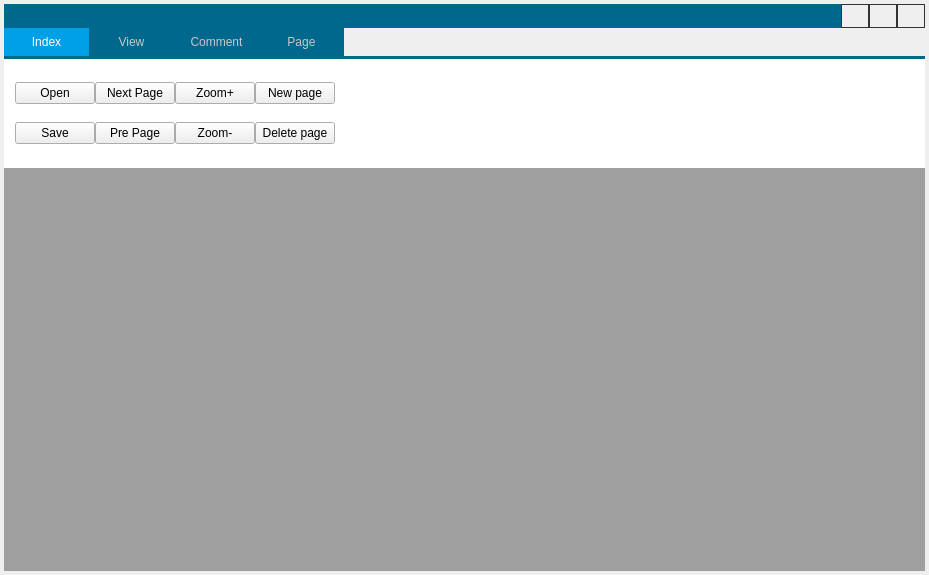
<?xml version="1.0" encoding="UTF-8"?>
<ui version="4.0">
 <class>QWinHandle</class>
 <widget class="QWidget" name="QWinHandle">
  <property name="windowModality">
   <enum>Qt::NonModal</enum>
  </property>
  <property name="geometry">
   <rect>
    <x>0</x>
    <y>0</y>
    <width>929</width>
    <height>575</height>
   </rect>
  </property>
  <property name="minimumSize">
   <size>
    <width>0</width>
    <height>0</height>
   </size>
  </property>
  <property name="maximumSize">
   <size>
    <width>16777215</width>
    <height>16777215</height>
   </size>
  </property>
  <property name="focusPolicy">
   <enum>Qt::StrongFocus</enum>
  </property>
  <property name="windowTitle">
   <string>QWinHandle</string>
  </property>
  <property name="styleSheet">
   <string notr="true">font: 75 10pt &quot;微软雅黑&quot;;</string>
  </property>
  <layout class="QVBoxLayout" name="verticalLayout" stretch="0">
   <property name="spacing">
    <number>0</number>
   </property>
   <property name="leftMargin">
    <number>0</number>
   </property>
   <property name="topMargin">
    <number>0</number>
   </property>
   <property name="rightMargin">
    <number>0</number>
   </property>
   <property name="bottomMargin">
    <number>0</number>
   </property>
   <item>
    <layout class="QGridLayout" name="gridLayout">
     <property name="leftMargin">
      <number>4</number>
     </property>
     <property name="topMargin">
      <number>4</number>
     </property>
     <property name="rightMargin">
      <number>4</number>
     </property>
     <property name="bottomMargin">
      <number>4</number>
     </property>
     <property name="spacing">
      <number>0</number>
     </property>
     <item row="0" column="0">
      <widget class="QPushButton" name="pushBtnTitle">
       <property name="sizePolicy">
        <sizepolicy hsizetype="Expanding" vsizetype="Expanding">
         <horstretch>0</horstretch>
         <verstretch>0</verstretch>
        </sizepolicy>
       </property>
       <property name="maximumSize">
        <size>
         <width>16777215</width>
         <height>24</height>
        </size>
       </property>
       <property name="mouseTracking">
        <bool>false</bool>
       </property>
       <property name="autoFillBackground">
        <bool>false</bool>
       </property>
       <property name="styleSheet">
        <string notr="true">QPushButton {
	text-align: left;
    border:1px solid #333;
	border-color: rgb(0, 104, 140);
	background-color: rgb(0, 104, 140);
}
</string>
       </property>
       <property name="text">
        <string/>
       </property>
       <property name="iconSize">
        <size>
         <width>25</width>
         <height>25</height>
        </size>
       </property>
       <property name="flat">
        <bool>true</bool>
       </property>
      </widget>
     </item>
     <item row="0" column="3">
      <widget class="QPushButton" name="pushBtnClose">
       <property name="sizePolicy">
        <sizepolicy hsizetype="Minimum" vsizetype="Expanding">
         <horstretch>0</horstretch>
         <verstretch>0</verstretch>
        </sizepolicy>
       </property>
       <property name="minimumSize">
        <size>
         <width>28</width>
         <height>24</height>
        </size>
       </property>
       <property name="maximumSize">
        <size>
         <width>28</width>
         <height>24</height>
        </size>
       </property>
       <property name="mouseTracking">
        <bool>true</bool>
       </property>
       <property name="styleSheet">
        <string notr="true">QPushButton {
border:1px solid #333;
}
</string>
       </property>
       <property name="text">
        <string/>
       </property>
       <property name="iconSize">
        <size>
         <width>28</width>
         <height>24</height>
        </size>
       </property>
       <property name="flat">
        <bool>true</bool>
       </property>
       <property name="aaa" stdset="0">
        <stringlist>
         <string></string>
         <string></string>
         <string></string>
         <string></string>
         <string></string>
         <string></string>
         <string></string>
         <string>123445</string>
        </stringlist>
       </property>
      </widget>
     </item>
     <item row="0" column="1">
      <widget class="QPushButton" name="pushBtnMin">
       <property name="sizePolicy">
        <sizepolicy hsizetype="Preferred" vsizetype="Expanding">
         <horstretch>0</horstretch>
         <verstretch>0</verstretch>
        </sizepolicy>
       </property>
       <property name="minimumSize">
        <size>
         <width>28</width>
         <height>24</height>
        </size>
       </property>
       <property name="maximumSize">
        <size>
         <width>28</width>
         <height>24</height>
        </size>
       </property>
       <property name="mouseTracking">
        <bool>true</bool>
       </property>
       <property name="styleSheet">
        <string notr="true">QPushButton {
border:1px solid #333;
}
</string>
       </property>
       <property name="text">
        <string/>
       </property>
       <property name="iconSize">
        <size>
         <width>28</width>
         <height>24</height>
        </size>
       </property>
       <property name="flat">
        <bool>true</bool>
       </property>
      </widget>
     </item>
     <item row="1" column="0" colspan="4">
      <widget class="QTabWidget" name="tabWidget">
       <property name="minimumSize">
        <size>
         <width>0</width>
         <height>140</height>
        </size>
       </property>
       <property name="maximumSize">
        <size>
         <width>16777215</width>
         <height>140</height>
        </size>
       </property>
       <property name="styleSheet">
        <string notr="true">/* 面板 */
QTabWidget::pane {
		border: none;
		border-top: 3px solid rgb(0, 104, 140);
	    background: rgb(255, 255, 255);
}

/*  */
QTabWidget::tab-bar {
		border: none;
		background: rgb(0, 104, 140, 255);
}

QTabBar::tab {
		border: none;
		border-top-left-radius: 0px;
		border-top-right-radius: 0px;
		color: rgb(200, 200, 200);
		background: rgb(0, 104, 140, 255);
		height: 28px;
		min-width: 85px;
		margin-right: 0px;
		padding-left: 0px;
		padding-right: 0px;
}

/* 热键 */
QTabBar::tab:hover {
		color: rgb(255, 255, 255);
}

/* 鼠标选中 */
QTabBar::tab:selected {
		color: white;
		background: rgb(0, 160, 230);
}</string>
       </property>
       <property name="currentIndex">
        <number>0</number>
       </property>
       <widget class="QWidget" name="tabIndex">
        <attribute name="title">
         <string>Index</string>
        </attribute>
        <layout class="QHBoxLayout" name="horizontalLayout">
         <property name="spacing">
          <number>0</number>
         </property>
         <item>
          <layout class="QVBoxLayout" name="verticalLayout_2">
           <item>
            <widget class="QPushButton" name="pushButton">
             <property name="text">
              <string>Open</string>
             </property>
            </widget>
           </item>
           <item>
            <widget class="QPushButton" name="pushButton_2">
             <property name="text">
              <string>Save</string>
             </property>
            </widget>
           </item>
          </layout>
         </item>
         <item>
          <layout class="QVBoxLayout" name="verticalLayout_3">
           <item>
            <widget class="QPushButton" name="pushButton_3">
             <property name="text">
              <string>Next Page</string>
             </property>
            </widget>
           </item>
           <item>
            <widget class="QPushButton" name="pushButton_4">
             <property name="text">
              <string>Pre Page</string>
             </property>
            </widget>
           </item>
          </layout>
         </item>
         <item>
          <layout class="QVBoxLayout" name="verticalLayout_4">
           <item>
            <widget class="QPushButton" name="pushButton_5">
             <property name="text">
              <string>Zoom+</string>
             </property>
            </widget>
           </item>
           <item>
            <widget class="QPushButton" name="pushButton_6">
             <property name="text">
              <string>Zoom-</string>
             </property>
            </widget>
           </item>
          </layout>
         </item>
         <item>
          <layout class="QVBoxLayout" name="verticalLayout_5">
           <item>
            <widget class="QPushButton" name="pushButton_7">
             <property name="text">
              <string>New page</string>
             </property>
            </widget>
           </item>
           <item>
            <widget class="QPushButton" name="pushButton_8">
             <property name="text">
              <string>Delete page</string>
             </property>
            </widget>
           </item>
          </layout>
         </item>
         <item>
          <spacer name="horizontalSpacer">
           <property name="orientation">
            <enum>Qt::Horizontal</enum>
           </property>
           <property name="sizeHint" stdset="0">
            <size>
             <width>40</width>
             <height>20</height>
            </size>
           </property>
          </spacer>
         </item>
        </layout>
       </widget>
       <widget class="QWidget" name="tabView">
        <attribute name="title">
         <string>View</string>
        </attribute>
        <layout class="QHBoxLayout" name="horizontalLayout_2">
         <property name="spacing">
          <number>0</number>
         </property>
         <item>
          <layout class="QVBoxLayout" name="verticalLayout_6">
           <item>
            <widget class="QPushButton" name="pushButton_9">
             <property name="text">
              <string>PushButton</string>
             </property>
            </widget>
           </item>
           <item>
            <widget class="QPushButton" name="pushButton_10">
             <property name="text">
              <string>PushButton</string>
             </property>
            </widget>
           </item>
          </layout>
         </item>
         <item>
          <widget class="QPushButton" name="pushButton_11">
           <property name="text">
            <string>PushButton</string>
           </property>
          </widget>
         </item>
         <item>
          <layout class="QVBoxLayout" name="verticalLayout_7">
           <item>
            <widget class="QPushButton" name="pushButton_13">
             <property name="text">
              <string>PushButton</string>
             </property>
            </widget>
           </item>
           <item>
            <widget class="QPushButton" name="pushButton_14">
             <property name="text">
              <string>PushButton</string>
             </property>
            </widget>
           </item>
          </layout>
         </item>
         <item>
          <widget class="QPushButton" name="pushButton_15">
           <property name="text">
            <string>PushButton</string>
           </property>
          </widget>
         </item>
         <item>
          <spacer name="horizontalSpacer_2">
           <property name="orientation">
            <enum>Qt::Horizontal</enum>
           </property>
           <property name="sizeHint" stdset="0">
            <size>
             <width>40</width>
             <height>20</height>
            </size>
           </property>
          </spacer>
         </item>
        </layout>
       </widget>
       <widget class="QWidget" name="tabComment">
        <attribute name="title">
         <string>Comment</string>
        </attribute>
       </widget>
       <widget class="QWidget" name="tabPage">
        <attribute name="title">
         <string>Page</string>
        </attribute>
       </widget>
      </widget>
     </item>
     <item row="0" column="2">
      <widget class="QPushButton" name="pushBtnMax">
       <property name="sizePolicy">
        <sizepolicy hsizetype="Preferred" vsizetype="Expanding">
         <horstretch>0</horstretch>
         <verstretch>0</verstretch>
        </sizepolicy>
       </property>
       <property name="minimumSize">
        <size>
         <width>28</width>
         <height>24</height>
        </size>
       </property>
       <property name="maximumSize">
        <size>
         <width>28</width>
         <height>24</height>
        </size>
       </property>
       <property name="mouseTracking">
        <bool>true</bool>
       </property>
       <property name="styleSheet">
        <string notr="true">QPushButton {
border:1px solid #333;
}
</string>
       </property>
       <property name="text">
        <string/>
       </property>
       <property name="iconSize">
        <size>
         <width>28</width>
         <height>24</height>
        </size>
       </property>
       <property name="flat">
        <bool>true</bool>
       </property>
      </widget>
     </item>
     <item row="2" column="0" colspan="4">
      <widget class="QMdiArea" name="mdiArea"/>
     </item>
    </layout>
   </item>
  </layout>
 </widget>
 <layoutdefault spacing="6" margin="11"/>
 <resources/>
 <connections/>
</ui>
